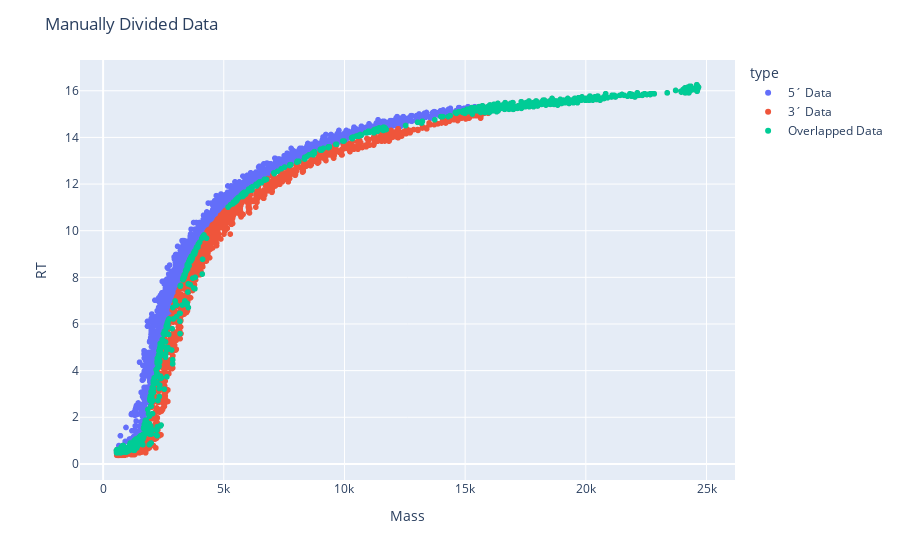

The code cell stored with this chart in its notebook:
### Code cell
# To easily demonstrate the concept, here we just load the data we selected in advance.
df_5p = load_data('./data/phe5p.xlsx')
df_3p = load_data('./data/phe3p.xlsx')

df_common = match_dfs(df_5p, df_3p)
plotly_multi_zones([df_5p, df_3p, df_common], 
                   names=["5´ Data", "3´ Data", "Overlapped Data"], 
                   title="Manually Divided Data")

### Figure 1 — Plotly figure (JSON) as saved in the notebook; plotly's stock layout.template omitted (floating-point values rounded to 4 significant figures; data arrays with more than 128 entries replaced by an {"elided": "..."} marker saying what was removed)
{"data": [{"hovertemplate": "type=5´ Data<br>Mass=%{x}<br>RT=%{y}<extra></extra>", "legendgroup": "5´ Data", "marker": {"color": "#636efa", "symbol": "circle"}, "mode": "markers", "name": "5´ Data", "showlegend": true, "type": "scattergl", "x": {"elided": "3660 float values"}, "xaxis": "x", "y": {"elided": "3660 float values"}, "yaxis": "y"}, {"hovertemplate": "type=3´ Data<br>Mass=%{x}<br>RT=%{y}<extra></extra>", "legendgroup": "3´ Data", "marker": {"color": "#EF553B", "symbol": "circle"}, "mode": "markers", "name": "3´ Data", "showlegend": true, "type": "scattergl", "x": {"elided": "2192 float values"}, "xaxis": "x", "y": {"elided": "2192 float values"}, "yaxis": "y"}, {"hovertemplate": "type=Overlapped Data<br>Mass=%{x}<br>RT=%{y}<extra></extra>", "legendgroup": "Overlapped Data", "marker": {"color": "#00cc96", "symbol": "circle"}, "mode": "markers", "name": "Overlapped Data", "showlegend": true, "type": "scattergl", "x": {"elided": "861 float values"}, "xaxis": "x", "y": {"elided": "861 float values"}, "yaxis": "y"}], "layout": {"legend": {"title": {"text": "type"}, "tracegroupgap": 0}, "margin": {"t": 60}, "title": {"text": "Manually Divided Data"}, "xaxis": {"anchor": "y", "domain": [0, 1], "title": {"text": "Mass"}}, "yaxis": {"anchor": "x", "domain": [0, 1], "title": {"text": "RT"}}}}
